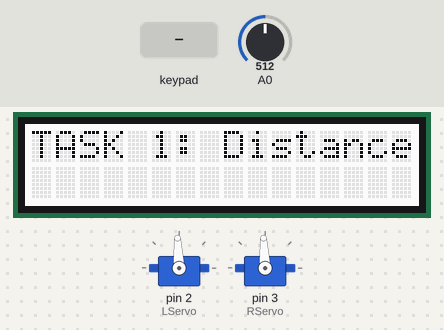
A sketch run on a simulated Arduino Uno, built with avr-gcc and run on an emulated ATmega328P. On the bench: 2 × servo, 16×2 character LCD. The inputs (shaded band) are chosen by the test bench; at power-on: A0 = 512.

Above: at 1.2 s.
1.3 s: key 'U' pressed
At 2.4 s:
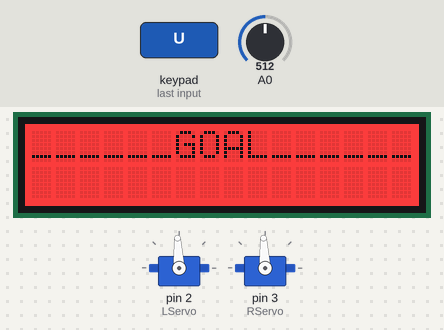
6.1 s: A0 set to 209
9.1 s: A0 set to 182
At 9.9 s:
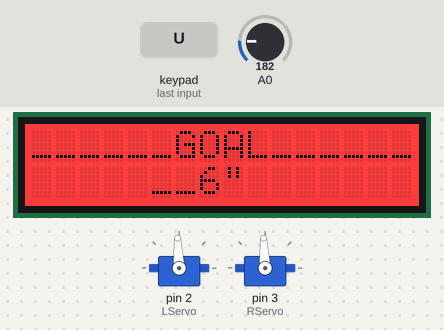
10.6 s: key 'D' pressed
At 11.3 s:
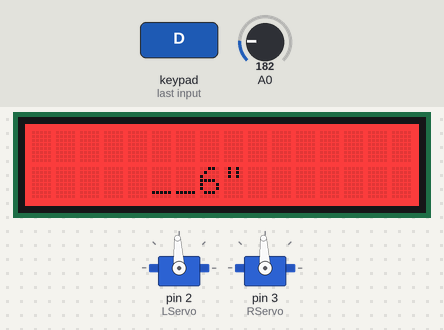
12.3 s: A0 set to 202
At 12.6 s:
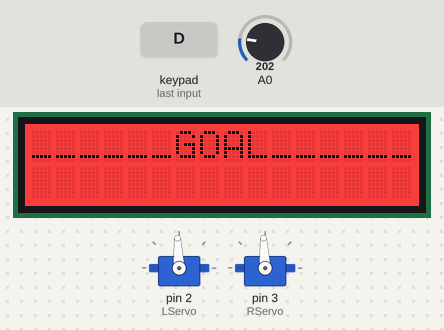
Timing chart, 0 to 15.3 s (numbered marks = the images above; inputs shaded):
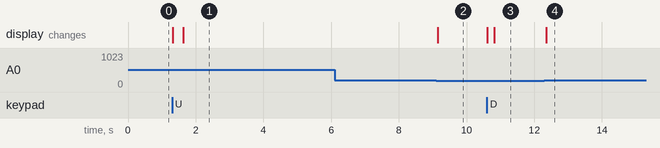

Measured:
- the behaviour switches between 200 and 199 on A0 (found by bisection; images 1 and 2)
- after the input at 1.3 s, the display: first changes at once (image 1 shows a later state)
- after the input at 6.1 s, every drawn part: stays the same
- after the input at 9.1 s, the display: changes after 0.05 s (image 2)
- after the input at 10.6 s, the display: first changes at once (image 3 shows a later state)
- after the input at 12.3 s, the display: changes after 0.05 s (image 4)

The sketch:

Distance.ino
```cpp
//*************************************
// Distance
// Tyler Simoni
// Esthevan Romeiro
//*************************************

#include <math.h>
#include <Wire.h>
#include <Servo.h>
#include <Adafruit_RGBLCDShield.h>

const int SFSensor = A0;  //Short front sensor

Adafruit_RGBLCDShield lcd = Adafruit_RGBLCDShield();

// Defining the colors
#define RED 0x1
#define YELLOW 0x3
#define GREEN 0x2
#define TEAL 0x6
#define BLUE 0x4
#define VIOLET 0x5
#define WHITE 0x7

Servo LServo;
Servo RServo;

int options = 0;
int distRead = -1;
int goal = 200;
float kP = .5;
#define Vel 1500

void setup() {
  // initialize serial communications at 9600 bps:
  Serial.begin(9600);

  // Servo set up
  LServo.attach(2);
  RServo.attach(3);

  LServo.write(Vel);
  RServo.write(Vel);

  // Starts LCD, sets to white and prints initial message
  lcd.begin(16, 2);
  lcd.setBacklight(WHITE);
  lcd.print("TASK 1: Distance");
}

void loop() {
  uint8_t buttons = lcd.readButtons();

  if (buttons) {
    lcd.clear();
    lcd.setCursor(0,0);

    // Front sensor
    if (buttons & BUTTON_UP) {
      lcd.print("FRONT SENSOR");
      lcd.setBacklight(RED);
      options = 1;
    }
  }
  //******************************************
  // Each option reads the sensor and displays
  // using the sensorDisplay function
  //******************************************
  if (options == 1)
  {
    float sf_val = readSensor(SFSensor);
    sensorDisplay(sf_val);
    speedSensor(sf_val);
  }
}
void speedSensor(float front)
{
  float uRT = kP * (goal - front);

  if (uRT <= 0){
    LServo.detach();
    RServo.detach();
    lcd.clear();
    lcd.print("______GOAL______");
  }
  else
  {
    LServo.write(Vel + uRT);
    RServo.write(Vel - uRT);
  }
}
//------------------------------------------------
// readSensor
//------------------------------------------------
int readSensor(int sensor){
  float sum = 0, avg = 0;

  for (int i = 1; i <= 10; i++) {
   sum = sum + analogRead(sensor);
  }
  delay(25);
  return (sum / 10);
}

//*********************************************
// Chooses the distance to display based on the
// sensor reading passed into the function.
//*********************************************
void sensorDisplay(float val)
{
  lcd.setCursor(5,1);

  if (val < 90){
    lcd.print(">10\"");
  }else if (val <= 108 && val >= 98){
    lcd.print("_10\"");
  }else if (val <= 128 && val > 105){
    lcd.print("__9\"");
  }else if (val <= 140 && val > 125){
    lcd.print("__8\"");
  }else if (val <= 163 && val > 135){
    lcd.print("__7\"");
  }else if (val <= 187 && val >= 160){
    lcd.print("__6\"");
  }else if (val <= 218 && val >= 192){
    lcd.print("__5\"");
  }else if (val <= 261 && val >= 227){
    lcd.print("__4\"");
  }else if (val <= 335 && val >= 290){
    lcd.print("__3\"");
  }else if (val <= 453 && val >= 404){
    lcd.print("__2\"");
  }else if (val <= 644 && val >= 609){
    lcd.print("__1\"");
  }else if ( val > 600){
    lcd.print("_<1\"");
  }
}
```
